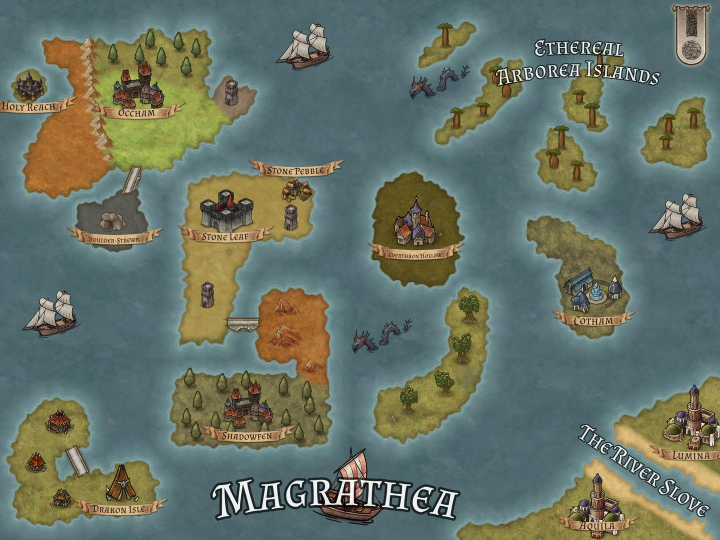
#> input picture app_code/web-app/hd_image.jpg, 1440 x 1080 px (shown at 1/2 size)
$ python eink_screen_upload_pi.py hd_image.jpg hd_image.jpg
#> lines starting #> are read from the running program, lines starting #| are printed output that depends on the picture
import sys
from PIL import Image

import serial
import time

import subprocess
import os
from datetime import datetime

def setup_logger(log_file='app.log'):
    # Clear the log file at the start of the program
    with open(log_file, 'w') as f:
        f.write(f"Log started at {datetime.now()}\n")

    def log(message):
        timestamp = datetime.now().strftime("%Y-%m-%d %H:%M:%S")
        log_message = f"[{timestamp}] {message}"

        # Print to console
        print(log_message)

        # Append to log file
        with open(log_file, 'a') as f:
            f.write(log_message + '\n')

    return log

def send_file_to_arduino(file_path, com_port, baud_rate, chunk_size=600):
    log = setup_logger("comms.log")
    """
    Send the content of a text file to an Arduino board over a serial connection in chunks.

    Args:
        file_path (str): The path to the text file.
        com_port (str): The serial port the Arduino is connected to (e.g., 'COM3', '/dev/ttyUSB0').
        baud_rate (int): The baud rate for the serial connection (e.g., 115200).
        chunk_size (int): The maximum size of each chunk in characters (default: 600).
    """
    try:
        # Open the serial connection
        ser = serial.Serial(com_port, baud_rate)
        time.sleep(2)  # Wait for the serial connection to be established

        with open(file_path, 'r') as file:
            content = file.read()
            chunks = [content[i:i+chunk_size] for i in range(0, len(content), chunk_size)]

            i = 0
            while i < len(chunks):
                chunk = chunks[i]
                if not chunk.strip():  # Skip empty chunks
                    i += 1
                    continue

                ser.write(chunk.encode())  # Send the chunk to the Arduino
                log(f"Sent chunk {i+1}/{len(chunks)}")
                retry_count = 0
                max_retries = 5
                retry = False
                while True:
                    if ser.in_waiting > 0:
                        input_data = ser.read(ser.in_waiting).decode('utf-8', errors='replace')
                        if "waiting..." in input_data:
                            i += 1  # Move to the next chunk
                            retry_count = 0  # Reset retry count on success
                            log(f"Success at chunk: {i}")
                            break
                        elif "retry..." in input_data:
                            retry_count += 1
                            if retry_count > 5:
                                log(f"Max retries reached for chunk {i+1}. Moving to next chunk.")
                                i += 1
                                retry_count = 0
                            else:
                                log(f"Retrying chunk {i+1}/{len(chunks)} (Attempt {retry_count}/{max_retries})")
                            retry = True
                            break
                    else:
                        time.sleep(0.1)

        print(f"File '{file_path}' sent to the Arduino successfully.")

    except Exception as e:
        print(f"An error occurred: {e}")

def main():
    log = setup_logger()
    mac_adds = ["0C:B8:15:E0:E4:C2", "C8:F0:9E:B4:1C:CE", "0C:B8:15:E2:4B:62","0C:B8:15:D9:B8:AE", "94:B5:55:1A:FF:96"]
    # Check if the correct number of arguments is provided
    if len(sys.argv) != 3:
        log("Usage: path_to_image nubme_eink_screen")
        sys.exit(1)

    # Get the command-line arguments
    path_to_image = sys.argv[1]
    number_eink_screen = sys.argv[2]

    # Load the image
    img = Image.open(path_to_image)
#> img is the input picture: PIL image 1440x1080 RGB; mean R, G, B 103, 114.5, 101.8

    # Convert the image to grayscale
    img = img.convert("L")
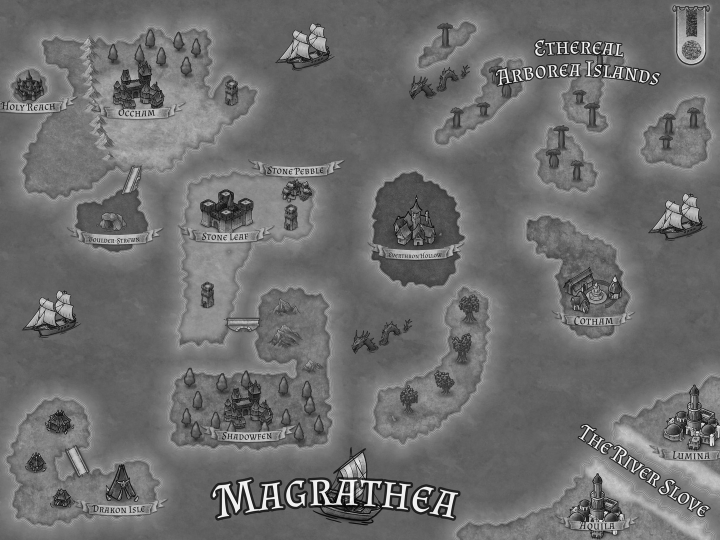
#> img: PIL image 1440x1080 L (shown at 1/2 size); min 0, max 255, mean 109.6

    # Get the size of the original image
    width, height = img.size
#> width = 1440; height = 1080

    # Create a binary array to store the pixel values
    binary_array = []

    # Iterate over the pixels and convert them to binary values
    for y in range(height):
        #row = []
        for x in range(width):
            pixel = img.getpixel((x, y))
            if pixel > 128:
                binary_array.append(1)
            else:
                binary_array.append(0)
#> after the loop, binary_array = 1555200 items
        #binary_array.append(row)

    ##log(len(binary_array))
    # Convert the binary array to an array of bytes
    byte_array = []
    for i in range(0, len(binary_array), 8):
        byte = 0
        for j in range(8):
            if i + j < len(binary_array):
                byte = (byte << 1) | binary_array[i + j]
        byte_array.append(byte)
#> this loop made 194400 passes
#> i on passes 2 to 4: 8, 16, 24
#> after the loop, byte_array = 194400 items

    byte_array = byte_array[21:]
#> byte_array = 194379 items
    # Convert the byte array to a string with comma-separated values
    byte_string = 's' + ','.join(f'{byte:02X}' for byte in byte_array) + 'e'

    log(len(byte_string))  # Output: (300, 400)
    with open("image_bytes.txt", 'w') as file:
                file.write(byte_string)

    comms = '/dev/rfcomm' + number_eink_screen
    print(comms)

    max_attempts = 5
    attempt = 1

    while attempt <= max_attempts:
        log(f"Attempt {attempt}")
        send_file_to_arduino('./image_bytes.txt', comms, 115200)

        # Wait for response
        ser = serial.Serial(comms, 115200, timeout=10)
        ser.write(b"SEND_TOTAL\n")
        log("Sent SEND_TOTAL command, we want 14770 (magic number)")

        response = ser.readline().decode('utf-8').strip()
        response = response.replace("waiting...", "").strip()

        log(response)

        if not response:
            log("Received empty string. Retrying...")
            response = ser.readline().decode('utf-8').strip()
            log(response)
            ser.close()
            attempt += 1
            time.sleep(1)
            continue

        log(f"Received response: {response}")

        ##29719 is the correct number of bits, change for screens that arent 4.2_v2?
        #SRY for magic number
        if response == "14770":
            log("Correct response received. Exiting.")
            ser.close()
            break
        else:
            log(f"Incorrect response. Retrying...")
            attempt += 1
            ser.close()
            time.sleep(2)  # Wait before retrying
#> this loop made 1 pass; (reads app_code/web-app/image_bytes.txt from the repository)

    if attempt > max_attempts:
        log(f"Max attempts ({max_attempts}) reached. Exiting.")


if __name__ == "__main__":
    main()
#> (the call stopped at in send_file_to_arduino, `if ser.in_waiting > 0:`: serial is not available in this run)
